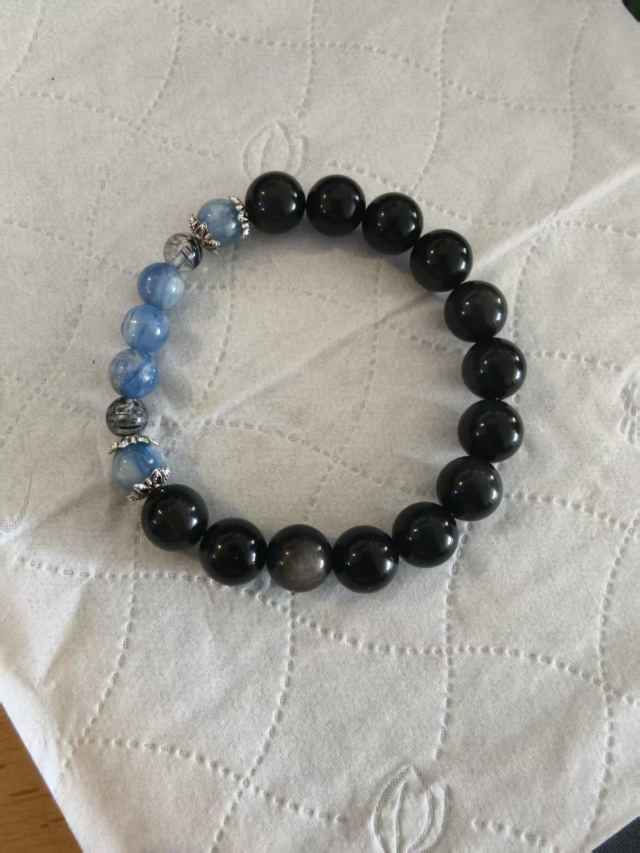
#> input picture 玄水藏金/玄水藏金.jpg, 1279 x 1706 px (shown at 1/2 size)
$ python extract_xuanshui_bracelet.py
#> lines starting #> are read from the running program, lines starting #| are printed output that depends on the picture; after the words box and inside, x2 and y2 are one past the last pixel; in counts of white or black regions, pixels touching at a corner belong together
from pathlib import Path

import cv2
import numpy as np


ROOT = Path(r"C:\Users\ZORN\OneDrive\桌面\chain")
SOURCE = ROOT / "玄水藏金" / "玄水藏金.jpg"
OUTPUT = ROOT / "玄水藏金" / "ouput" / "assets" / "玄水藏金-真实像素抠图.png"


def read_image(path: Path) -> np.ndarray:
    data = np.fromfile(str(path), dtype=np.uint8)
    image = cv2.imdecode(data, cv2.IMREAD_COLOR)
#> image is the input picture: shape (1706, 1279, 3); mean B, G, R 157.8, 164.5, 167
    if image is None:
        raise RuntimeError(f"Unable to read {path}")
    return image


def write_image(path: Path, image: np.ndarray) -> None:
    path.parent.mkdir(parents=True, exist_ok=True)
    ok, encoded = cv2.imencode(path.suffix, image)
    if not ok:
        raise RuntimeError(f"Unable to encode {path}")
    encoded.tofile(str(path))


def main() -> None:
    image = read_image(SOURCE)
    height, width = image.shape[:2]
#> height = 1706; width = 1279

    # Exact photographed order: 13 black/smoky beads, 5 blue beads,
    # and 2 transparent black-hair crystal beads = 20 beads total.
    beads = [
        (435, 440, 51, "blue"),
        (371, 505, 42, "hair"),
        (325, 574, 48, "blue"),
        (293, 659, 48, "blue"),
        (272, 744, 48, "blue"),
        (253, 830, 43, "hair"),
        (271, 915, 48, "blue"),
        (344, 1026, 59, "black"),
        (451, 1090, 60, "black"),
        (576, 1114, 60, "black"),
        (709, 1106, 59, "black"),
        (824, 1056, 58, "black"),
        (925, 965, 58, "black"),
        (982, 855, 58, "black"),
        (993, 735, 59, "black"),
        (965, 624, 59, "black"),
        (891, 520, 58, "black"),
        (788, 442, 58, "black"),
        (670, 408, 58, "black"),
        (558, 400, 57, "black"),
    ]

    mask = np.full((height, width), cv2.GC_BGD, dtype=np.uint8)
    for index, (x1, y1, _, kind) in enumerate(beads):
        x2, y2, _, next_kind = beads[(index + 1) % len(beads)]
        special = kind != "black" or next_kind != "black"
        cv2.line(mask, (x1, y1), (x2, y2), cv2.GC_PR_FGD, 28 if special else 18)
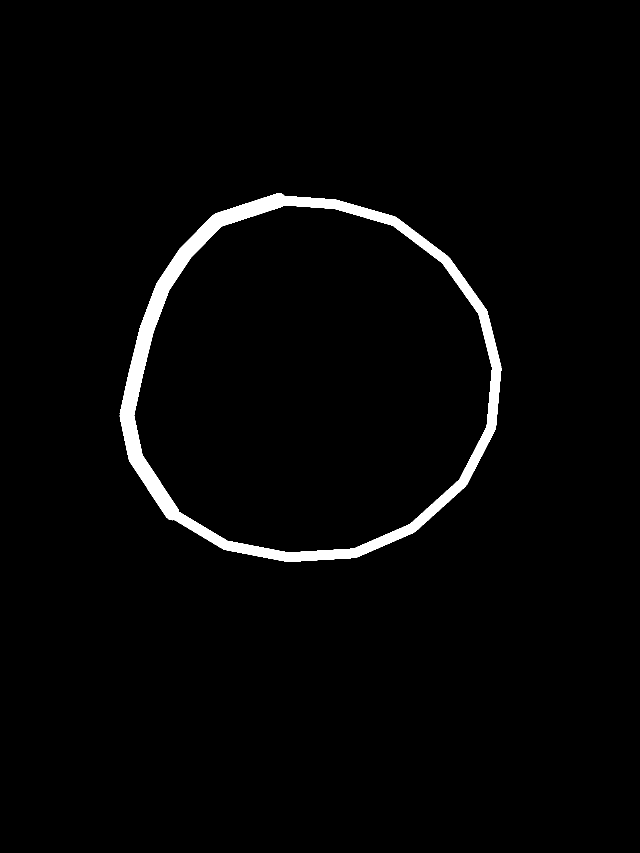
#> mask: shape (1706, 1279) (shown at 1/2 size); values 0 (black) and 3 (white), 2.4% white; 1 white region, box (x1, y1, x2, y2) and area: (239, 386, 1003, 1124) 51341
    for x, y, radius, _ in beads:
        cv2.circle(mask, (x, y), radius + 7, cv2.GC_PR_FGD, -1)
        cv2.circle(mask, (x, y), max(radius - 10, 8), cv2.GC_FGD, -1)
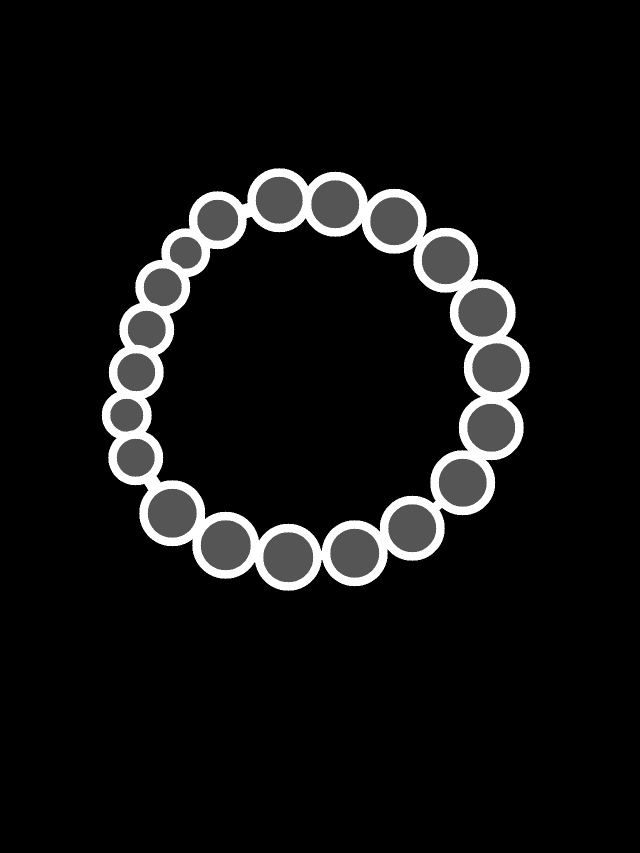
#> mask: shape (1706, 1279) (shown at 1/2 size); 10.09% of pixels changed, all inside (x1, y1, x2, y2) = (203, 336, 1060, 1182); drawn with min black and max white

    bg_model = np.zeros((1, 65), np.float64)
    fg_model = np.zeros((1, 65), np.float64)
    cv2.grabCut(image, mask, None, bg_model, fg_model, 9, cv2.GC_INIT_WITH_MASK)
    alpha = np.where(
        (mask == cv2.GC_FGD) | (mask == cv2.GC_PR_FGD), 255, 0
    ).astype(np.uint8)

    # Clamp segmentation to the known 20-bead geometry while preserving the
    # photographed caps, spacers and elastic links in the special blue arc.
    scale = 4
    geometry = np.zeros((height * scale, width * scale), dtype=np.uint8)
    for index, (x1, y1, _, kind) in enumerate(beads):
        x2, y2, _, next_kind = beads[(index + 1) % len(beads)]
        special = kind != "black" or next_kind != "black"
        cv2.line(
            geometry,
            (x1 * scale, y1 * scale),
            (x2 * scale, y2 * scale),
            255,
            (34 if special else 13) * scale,
            cv2.LINE_AA,
        )
    for x, y, radius, _ in beads:
        cv2.circle(
            geometry,
            (x * scale, y * scale),
            (radius + 3) * scale,
            255,
            -1,
            cv2.LINE_AA,
        )
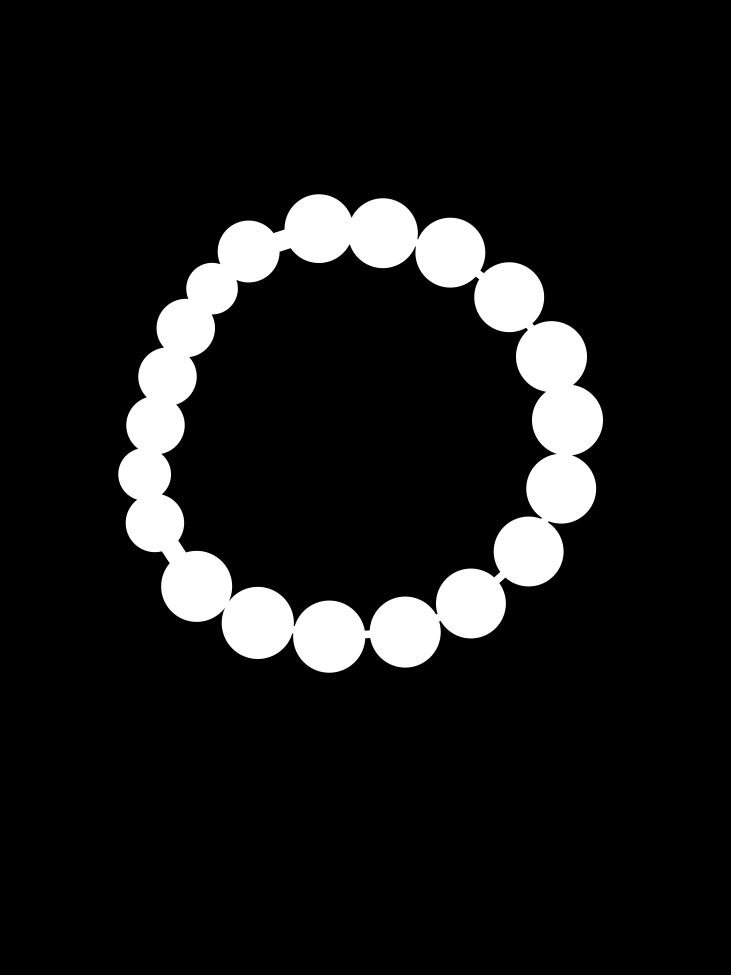
#> geometry: shape (6824, 5116) (shown at 1/7 size); min 0, max 255, mean 24.5
    geometry = cv2.resize(geometry, (width, height), interpolation=cv2.INTER_LANCZOS4)
    alpha = cv2.min(alpha, geometry)
    alpha = cv2.morphologyEx(alpha, cv2.MORPH_CLOSE, np.ones((3, 3), np.uint8))
    alpha = cv2.erode(alpha, np.ones((2, 2), np.uint8), iterations=1)
    alpha = cv2.GaussianBlur(alpha, (3, 3), 0.45)

    bgra = cv2.cvtColor(image, cv2.COLOR_BGR2BGRA)
    bgra[:, :, 3] = alpha
    ys, xs = np.where(alpha > 8)
    if len(xs) == 0:
        raise RuntimeError("Empty foreground mask")
    pad = 24
    x0 = max(int(xs.min()) - pad, 0)
#> x0 = 188
    x1 = min(int(xs.max()) + pad + 1, width)
#> x1 = 1077
    y0 = max(int(ys.min()) - pad, 0)
#> y0 = 320
    y1 = min(int(ys.max()) + pad + 1, height)
#> y1 = 1202
    write_image(OUTPUT, bgra[y0:y1, x0:x1])
    print(OUTPUT)


if __name__ == "__main__":
    main()
